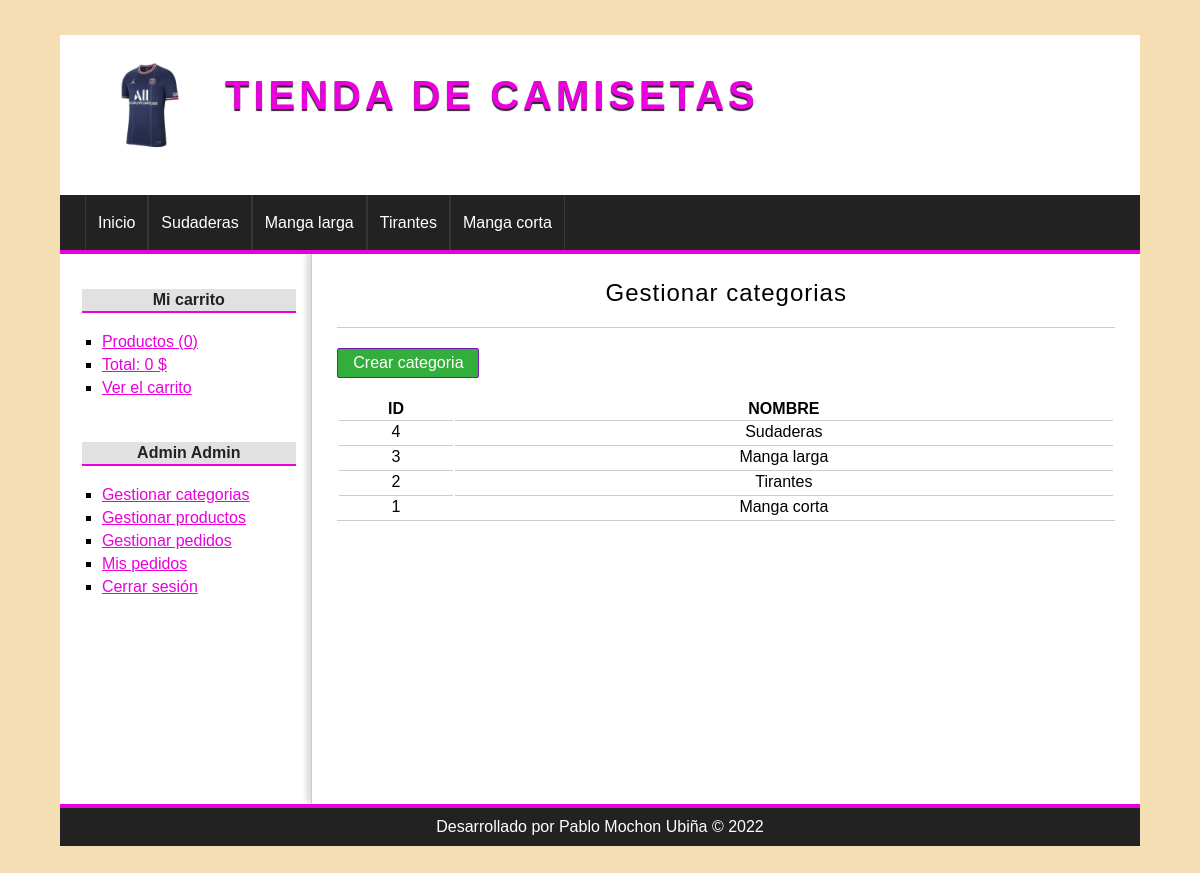
Page /categoria/index (signed in) on the committed database.
### tables this page shows
CREATE TABLE IF NOT EXISTS categorias(
id              int(255) auto_increment not null,
nombre          varchar(100) not null,
CONSTRAINT pk_categorias PRIMARY KEY(id) 
);

### config/db.php (called while the page is built)
<?php
class Database{
	public static function connect(){
		$db = new mysqli('localhost', 'root', '', 'tienda_camisetas');
		$db->query("SET NAMES 'utf8'");
		return $db;
	}
}

### helpers/utils.php (called while the page is built, shortened)
<?php
class Utils{
	public static function showCategorias(){
		require_once 'models/categoria.php';
		$categoria = new Categoria();
		$categorias = $categoria->getAll();
		return $categorias;
	}
	public static function statsCarrito(){
		$stats = array(
			'count' => 0,
			'total' => 0
		);
		return $stats;
	}
}

### models/categoria.php (called while the page is built, shortened)
<?php
class Categoria{
	private $db;
	public function __construct() {
		$this->db = Database::connect();
	}
	public function getAll(){
		$categorias = $this->db->query("SELECT * FROM categorias ORDER BY id DESC;");
		return $categorias;
	}
}

### controllers/CategoriaController.php (called while the page is built, shortened)
<?php
require_once 'models/categoria.php';
class categoriaController{
	public function index(){
		$categoria = new Categoria();
		$categorias = $categoria->getAll();
		require_once 'views/categoria/index.php';
	}
}

### views/categoria/index.php (the view)
<h1>Gestionar categorias</h1>
<a href="<?=base_url?>categoria/crear" class="button button-small">
	Crear categoria
</a>
<table>
	<tr>
		<th>ID</th>
		<th>NOMBRE</th>
	</tr>
	<?php while($cat = $categorias->fetch_object()): ?>
		<tr>
			<td><?=$cat->id;?></td>
			<td><?=$cat->nombre;?></td>
		</tr>
	<?php endwhile; ?>
</table>

### views/layout/header.php (shortened to what this page needs)
<!DOCTYPE HTML>
<html lang="es">
	<head>
		<link rel="stylesheet" href="<?=base_url?>assets/css/styles.css" />
	</head>
	<body>
		<div id="container">
			<header id="header">
				<div id="logo">
					<img src="<?=base_url?>assets/img/camiseta.png" alt="Camiseta Logo" />
					<a href="<?=base_url?>">
						Tienda de camisetas
					</a>
				</div>
			</header>
			<?php $categorias = Utils::showCategorias(); ?>
			<nav id="menu">
				<ul>
					<li>
						<a href="<?=base_url?>">Inicio</a>
					</li>
					<?php while($cat = $categorias->fetch_object()): ?>
						<li>
							<a href="<?=base_url?>categoria/ver&id=<?=$cat->id?>"><?=$cat->nombre?></a>
						</li>
					<?php endwhile; ?>
				</ul>
			</nav>
			<div id="content">

### views/layout/sidebar.php
<aside id="lateral">
	<div id="carrito" class="block_aside">
		<h3>Mi carrito</h3>
		<ul>
			<?php $stats = Utils::statsCarrito(); ?>
			<li><a href="<?=base_url?>carrito/index">Productos (<?=$stats['count']?>)</a></li>
			<li><a href="<?=base_url?>carrito/index">Total: <?=$stats['total']?> $</a></li>
			<li><a href="<?=base_url?>carrito/index">Ver el carrito</a></li>
		</ul>
	</div>
	<div id="login" class="block_aside">
		<?php if(!isset($_SESSION['identity'])): ?>
			<h3>Entrar a la web</h3>
			<form action="<?=base_url?>usuario/login" method="post">
				<label for="email">Email</label>
				<input type="email" name="email" />
				<label for="password">Contraseña</label>
				<input type="password" name="password" />
				<input type="submit" value="Enviar" />
			</form>
		<?php else: ?>
			<h3><?=$_SESSION['identity']->nombre?> <?=$_SESSION['identity']->apellidos?></h3>
		<?php endif; ?>
		<ul>
			<?php if(isset($_SESSION['admin'])): ?>
				<li><a href="<?=base_url?>categoria/index">Gestionar categorias</a></li>
				<li><a href="<?=base_url?>producto/gestion">Gestionar productos</a></li>
				<li><a href="<?=base_url?>pedido/gestion">Gestionar pedidos</a></li>
			<?php endif; ?>
			<?php if(isset($_SESSION['identity'])): ?>
				<li><a href="<?=base_url?>pedido/mis_pedidos">Mis pedidos</a></li>
				<li><a href="<?=base_url?>usuario/logout">Cerrar sesión</a></li>
			<?php else: ?>
				<li><a href="<?=base_url?>usuario/registro">Registrate aqui</a></li>
			<?php endif; ?>
		</ul>
	</div>
</aside>
<div id="central">

### index.php (shortened to what this page needs)
<?php
require_once 'config/db.php';
require_once 'helpers/utils.php';
require_once 'views/layout/header.php';
require_once 'views/layout/sidebar.php';
if(isset($_GET['controller'])){
	$nombre_controlador = $_GET['controller'].'Controller';
}elseif(!isset($_GET['controller']) && !isset($_GET['action'])){
	$nombre_controlador = controller_default;
}else{
	show_error();
	exit();
}
if(class_exists($nombre_controlador)){
	$controlador = new $nombre_controlador();
	if(isset($_GET['action']) && method_exists($controlador, $_GET['action'])){
		$action = $_GET['action'];
		$controlador->$action();
	}elseif(!isset($_GET['controller']) && !isset($_GET['action'])){
		$action_default = action_default;
		$controlador->$action_default();
	}else{
		show_error();
	}
}else{
	show_error();
}
require_once 'views/layout/footer.php';

### views/layout/footer.php
</div>
</div>
			<footer id="footer">
				<p>Desarrollado por Pablo Mochon Ubiña &copy; <?= date('Y') ?></p>
			</footer>
		</div>
	</body>
</html>

### assets/css/styles.css (style rules this page uses)
* { padding: 0px; margin: 0px; font-family: sans-serif, Helvetica, Arial; }
body { margin-top: 5vh; margin-bottom: 5vh; background: wheat; height:100vh; display:flex; flex-direction:column; justify-content:center; align-items:center; font-family: 'Roboto', sans-serif; }
a { color: #ea01de; }
table { text-align: center; width: 100%; border-bottom: 1px solid #ccc; }
td { border-top: 1px solid #ccc; padding: 2px; }
#container { width: 90%; margin: 0px auto; background: white; }
#header { height: 20vh; background: white; }
#logo { padding: 20px; margin-left: 20px; float:left; }
#logo img { float:left; height: 100px; }
#logo a { float:left; font-size: 40px; letter-spacing: 4px; font-family: Impact, Haettenschweiler, 'Arial Narrow Bold', sans-serif; text-transform: uppercase; color: #ea01de; font-weight: bold; text-decoration: none; margin-top: 18px; margin-left: 25px; text-shadow: 0px 2px 1px #222222; transition: all 300ms; }
#menu { clear:both; background: #222; color: white; height: 55px; border-bottom: 4px solid #ea01de; }
#menu ul { list-style: none; text-decoration: none; margin: 0px auto; margin-left: 25px; }
#menu ul li { line-height: 55px; float:left; border-right: 1px solid #363636; }
#menu a { display: block; color: white; text-decoration: none; padding-left: 12px; padding-right: 12px; transition: all 300ms; }
#menu a:first-child { border-left: 1px solid #363636; }
#content { margin: 0px auto; overflow: hidden; background: white; }
#lateral { width: 22%; min-height: 500px; float: left; margin-top:20px; margin-left: 10px; }
#lateral .block_aside { display: block; width: 90%; margin: 5px auto; padding: 10px; }
#lateral h3 { display: block; color: #222; width: 100%; text-align: center; padding-top: 2px; padding-bottom: 2px; margin-bottom: 15px; font-size: 16px; font-weight: bold; background: #E1E1E1; border-bottom: 2px solid #ea01de; }
#lateral ul { margin-top: 20px; margin-bottom: 20px; }
#lateral ul li { list-style: square; margin-left: 20px; margin-top: 5px; margin-bottom: 5px; }
input[type="button"], input[type="submit"], button, .button { display: block; border-radius: 2px; width: auto; padding: 5px; padding-left: 10px; padding-right: 10px; color: white; background: #2976cd; border: 1px solid #7a15b5; cursor:pointer; }
.button { background: #33AE3D; color: white !important; text-decoration: none; }
.button-small { width: 120px; text-align: center; margin-bottom: 20px; }
#central { width: 72%; min-height: 500px; float: right; border-left: 1px solid #ccc; box-shadow: -5px -1px 5px #ddd; padding:25px; }
#central h1 { font-size: 24px; font-weight: normal; letter-spacing: 1px; text-align: center; border-bottom: 1px solid #ccc; margin-bottom: 20px; padding: 20px; padding-top: 0px; }
#footer { clear: both; text-align: center; padding-top:10px; padding-bottom: 10px; color: white; background: #222222; border-top: 4px solid #ea01de; }

### rows in the picture
categorias: nombre "Sudaderas", id "4"
categorias: nombre "Manga larga", id "3"
categorias: nombre "Tirantes", id "2"
categorias: nombre "Manga corta", id "1"

### other values in the picture
$stats['count'] "0"
$stats['total'] "0"
$_SESSION['identity']->nombre "Admin"
$_SESSION['identity']->apellidos "Admin"
